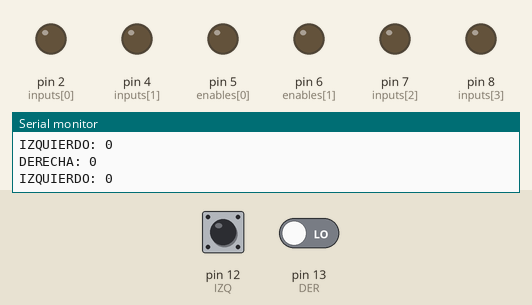
A sketch run on a simulated Arduino Uno, built with avr-gcc and run on an emulated ATmega328P. Parts: output pins drawn as LEDs (lit = HIGH), the last lines printed to the serial monitor. Dashed ring = blinking. The test bench sets the inputs (shaded band); at power-on: pin 12 (IZQ) LOW, pin 13 (DER) LOW.

Above: at 1.2 s.
1.3 s: pin 12 (IZQ) driven HIGH
At 1.7 s:
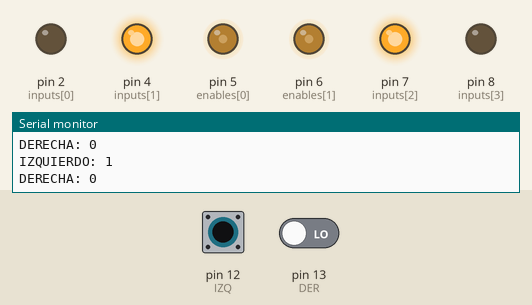
2.9 s: pin 13 (DER) driven HIGH
At 3.5 s:
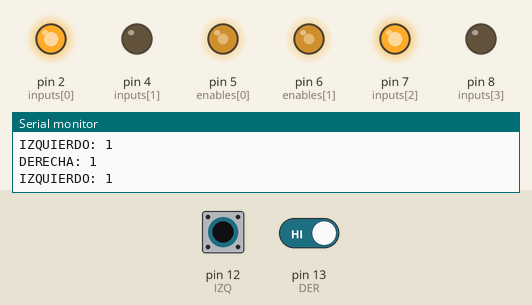
4.5 s: pin 12 (IZQ) driven LOW
At 5.2 s:
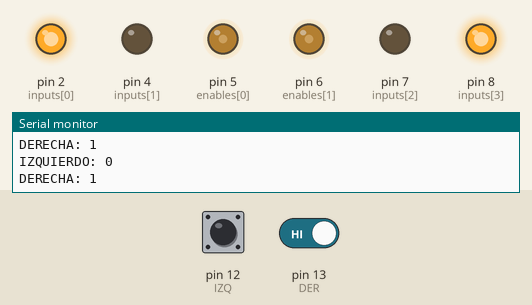
6.1 s: pin 13 (DER) driven LOW
At 6.9 s:
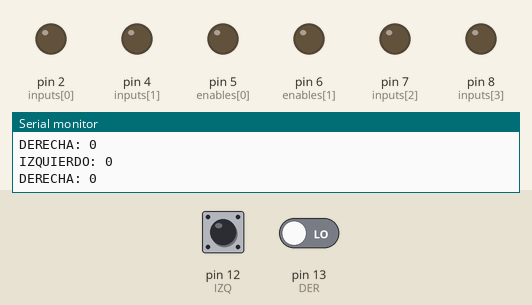
7.7 s: pin 13 (DER) driven HIGH
At 8.9 s:
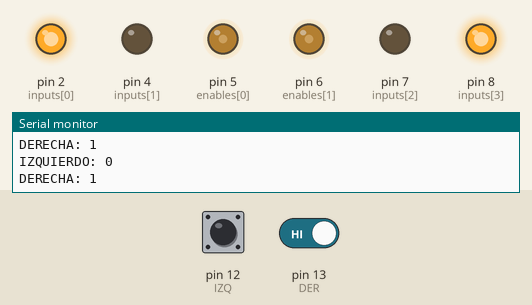
9.2 s: pin 12 (IZQ) pulsed HIGH 2 times (0.12 s each, 0.3 s apart)
At 9.67 s:
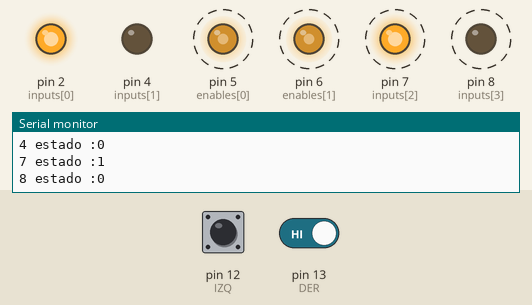
Timing chart, 0 to 12.2 s (numbered marks = the images above; inputs shaded):
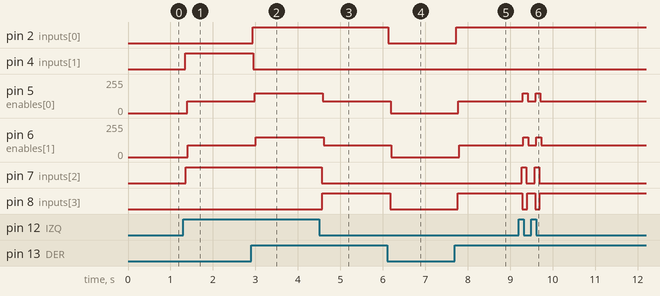

The sketch:

TCRT5000_4posiciones_BTH.ino
```cpp
#include <SoftwareSerial.h>
SoftwareSerial BT1(10,11); // RX, TX recordar que se cruzan

int inputs[4] = {2, 4, 7, 8};
int enables[2] = {5,6};
int mestados[5][4]={
  {1,0,1,0},
  {0,1,0,1}, //no se usa
  {0,0,0,0},
  {0,1,1,0},
  {1,0,0,1}
  }; //avanzar, retroceder, detenerse, izquierda, derecha
int velocidades[5][2]={
  {150,150},   //0
  {150,150}, // 1 no se usa
  {0,0},   //2
  {90,90}, //3
  {90,90}  //4
  };

int IZQ = 12; //izquierdo = S1
int DER = 13; //derecho = S2
int S1;
int S2;
int estadoNuevo;
int estadoActual = -1;

void setup() {
  Serial.begin(9600);
  BT1.begin(9600);
  BT1.setTimeout(10);

  for (int i=0; i<4; i++){
    pinMode(inputs[i], OUTPUT);
  }

  pinMode(IZQ, INPUT);
  pinMode(DER, INPUT);
}

void loop() {
  S1 = digitalRead(IZQ);
  S2 = digitalRead(DER);
  int estadoNuevo = -1;

  //1 = negro
  //0 = otro
  // Imprimir el mensaje por el puerto serial
  Serial.println("IZQUIERDO: "+ String(S1));
  Serial.println("DERECHA: "+ String(S2));

  if (S1 == 1 && S2 == 1) {
    estadoNuevo = 0; // Avanzar
  }
  if (S1 == 1 && S2 == 0) {
    estadoNuevo = 3; // Izquierda
  }
  if (S1 == 0 && S2 == 1) {
    estadoNuevo = 4; // Derecha
  }
  if (S1 == 0 && S2 == 0) {
    estadoNuevo = 2; // Detenerse
  }

  // Solo establecer el estado si ha cambiado
  if (estadoNuevo != estadoActual) {
    nuevo(estadoNuevo);
    estadoActual = estadoNuevo;
  }
}

void nuevo(int estado){
  for(int i = 0; i<4; i++){
    digitalWrite(inputs[i], mestados[estado][i]);
    Serial.println(String(inputs[i])+" estado :"+String(mestados[estado][i]));
  }

  for(int i = 0; i<2; i++){
    analogWrite(enables[i], velocidades[estado][i]);
    Serial.println(String(enables[i])+" estado: "+ String(velocidades[estado][i]));
  }
}
```

Measured:
- after the input at 1.3 s, pin 4 (inputs[1]): LOW → HIGH after 0.05 s; pin 5 (enables[0]): 0/255 → 90/255 after 0.09 s; pin 6 (enables[1]): 0/255 → 90/255 after 0.11 s; pin 7 (inputs[2]): LOW → HIGH after 0.07 s
- after the input at 2.9 s, pin 2 (inputs[0]): LOW → HIGH at once; pin 4 (inputs[1]): HIGH → LOW after 0.05 s; pin 5 (enables[0]): 90/255 → 150/255 after 0.09 s; pin 6 (enables[1]): 90/255 → 150/255 after 0.11 s
- after the input at 4.5 s, pin 5 (enables[0]): 150/255 → 90/255 after 0.09 s; pin 6 (enables[1]): 150/255 → 90/255 after 0.10 s; pin 7 (inputs[2]): HIGH → LOW after 0.06 s; pin 8 (inputs[3]): LOW → HIGH after 0.08 s
- after the input at 6.1 s, pin 2 (inputs[0]): HIGH → LOW at once; pin 5 (enables[0]): 90/255 → 0/255 after 0.09 s; pin 6 (enables[1]): 90/255 → 0/255 after 0.10 s; pin 8 (inputs[3]): HIGH → LOW after 0.07 s
- after the input at 7.7 s, pin 2 (inputs[0]): LOW → HIGH at once; pin 5 (enables[0]): 0/255 → 90/255 after 0.08 s; pin 6 (enables[1]): 0/255 → 90/255 after 0.10 s; pin 8 (inputs[3]): LOW → HIGH after 0.07 s
- after the input at 9.2 s, pin 5 (enables[0]): alternates 150/255 for 0.11 s and 90/255 for 0.19 s, 4 changes in all, then stays 90/255, starting after 0.10 s; pin 6 (enables[1]): alternates 150/255 for 0.11 s and 90/255 for 0.19 s, 4 changes in all, then stays 90/255, starting after 0.11 s
